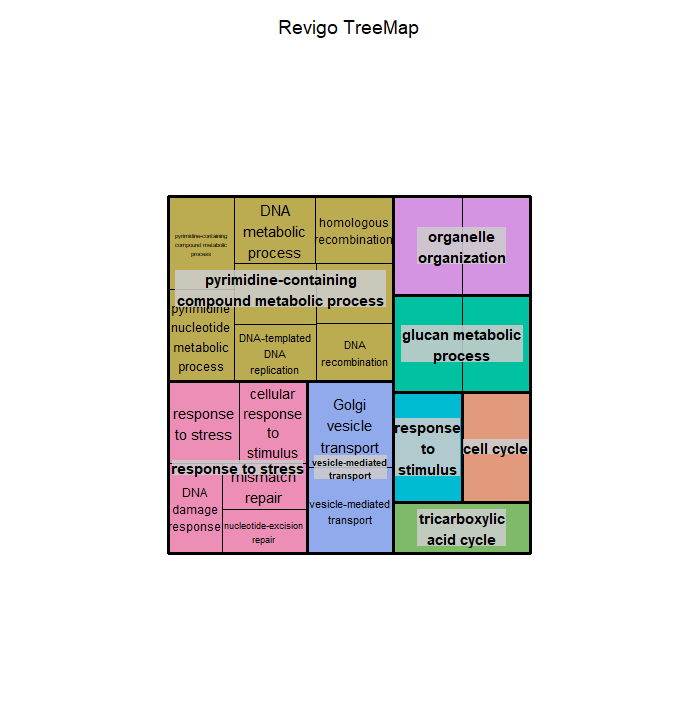

Reproduce this figure in R.
# A treemap R script produced by the Revigo server at http://revigo.irb.hr/
# If you found Revigo useful in your work, please cite the following reference:
# Supek F et al. "REVIGO summarizes and visualizes long lists of Gene Ontology
# terms" PLoS ONE 2011. doi:10.1371/journal.pone.0021800

# author: Anton Kratz <anton.kratz@gmail.com>, RIKEN Omics Science Center, Functional Genomics Technology Team, Japan
# created: Fri, Nov 02, 2012  7:25:52 PM
# last change: Fri, Nov 09, 2012  3:20:01 PM

# -----------------------------------------------------------------------------
# If you don't have the treemap package installed, uncomment the following line:
# install.packages( "treemap" );
library(treemap) 								# treemap package by Martijn Tennekes

# Set the working directory if necessary
# setwd("C:/Users/username/workingdir");

# --------------------------------------------------------------------------
# Here is your data from Revigo. Scroll down for plot configuration options.

revigo.names <- c("term_ID","description","frequency","uniqueness","dispensability","representative");
revigo.data <- rbind(c("GO:0006099","tricarboxylic acid cycle",0.5408768983178572,0.9204131356456686,0.0105796,"tricarboxylic acid cycle"),
c("GO:0006950","response to stress",4.90663876400189,0.7604214100542375,-0,"response to stress"),
c("GO:0006289","nucleotide-excision repair",0.25156237360513284,0.49998075672340864,0.69579504,"response to stress"),
c("GO:0006298","mismatch repair",0.15569186687613623,0.5171403349300674,0.66277719,"response to stress"),
c("GO:0006974","DNA damage response",2.609069457039582,0.6402233556479793,0.49168104,"response to stress"),
c("GO:0051716","cellular response to stimulus",12.016805727629972,0.7228035513454913,0.63796693,"response to stress"),
c("GO:0006996","organelle organization",3.543576559632832,0.8801804283777775,0.01328157,"organelle organization"),
c("GO:0051276","chromosome organization",1.2297688384231882,0.890432685487555,0.60852115,"organelle organization"),
c("GO:0007049","cell cycle",1.795399173617054,0.9823259306350625,0,"cell cycle"),
c("GO:0016192","vesicle-mediated transport",1.624410201635736,0.9771547623721524,-0,"vesicle-mediated transport"),
c("GO:0048193","Golgi vesicle transport",0.41485123723278794,0.9771547623721524,0.28721532,"vesicle-mediated transport"),
c("GO:0044042","glucan metabolic process",0.38687140506388396,0.8549021215085058,0.05244203,"glucan metabolic process"),
c("GO:0005982","starch metabolic process",0.017608800701637863,0.8762086998819543,0.62602389,"glucan metabolic process"),
c("GO:0050896","response to stimulus",14.674014998147983,1,-0,"response to stimulus"),
c("GO:0072527","pyrimidine-containing compound metabolic process",0.9993809312454497,0.8125254924935735,0.07325237,"pyrimidine-containing compound metabolic process"),
c("GO:0006220","pyrimidine nucleotide metabolic process",0.6361387139761323,0.8012034498682957,0.20290403,"pyrimidine-containing compound metabolic process"),
c("GO:0006259","DNA metabolic process",5.803533415077551,0.7106809135811637,0.27869458,"pyrimidine-containing compound metabolic process"),
c("GO:0006260","DNA replication",1.444034747678592,0.6025007028482522,0.45108594,"pyrimidine-containing compound metabolic process"),
c("GO:0006261","DNA-templated DNA replication",0.5186580111461646,0.6178968812487134,0.5645601,"pyrimidine-containing compound metabolic process"),
c("GO:0006270","DNA replication initiation",0.12078027409857843,0.6550475160080856,0.69721437,"pyrimidine-containing compound metabolic process"),
c("GO:0006310","DNA recombination",1.6570433606239807,0.5979907906836992,0.6432088,"pyrimidine-containing compound metabolic process"),
c("GO:0035825","homologous recombination",0.04754110094985078,0.6918081960486577,0.15996597,"pyrimidine-containing compound metabolic process"));

stuff <- data.frame(revigo.data);
names(stuff) <- revigo.names;

stuff$frequency <- as.numeric( as.character(stuff$frequency) );
stuff$uniqueness <- as.numeric( as.character(stuff$uniqueness) );
stuff$dispensability <- as.numeric( as.character(stuff$dispensability) );


# check the tmPlot command documentation for all possible parameters - there are a lot more
treemap(
  stuff,
  index = c("representative","description"),
  vSize = "uniqueness",
  type = "categorical",
  vColor = "representative",
  title = "Revigo TreeMap",
  inflate.labels = FALSE,      # set this to TRUE for space-filling group labels - good for posters
  lowerbound.cex.labels = 0,   # try to draw as many labels as possible (still, some small squares may not get a label)

  position.legend = "none"
)

dev.off()
